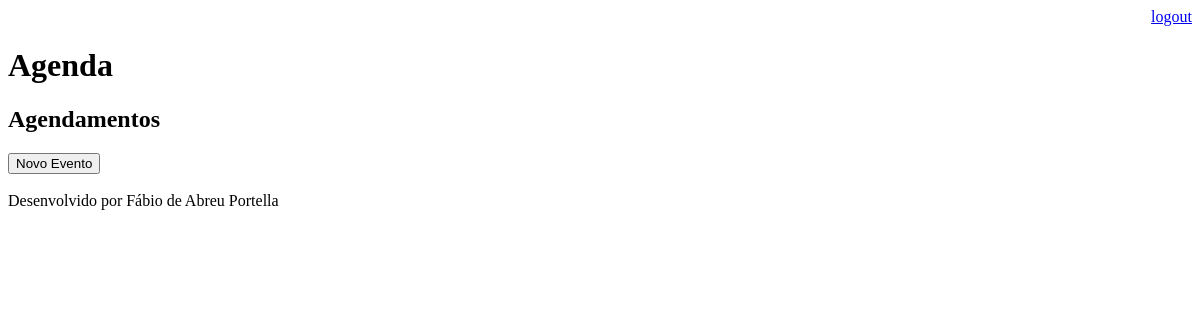
The page /agenda/ (signed in) on the database as committed earlier.
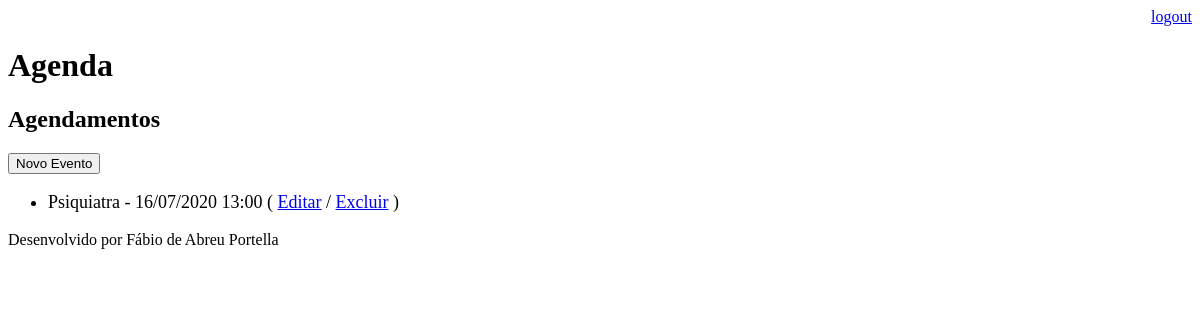
The same page on the database as committed later.
### core/models.py (models this page shows, shortened)
class Evento(models.Model):
    titulo = models.CharField(max_length=100)
    descricao = models.TextField(blank=True, null=True)
    data_evento = models.DateTimeField(verbose_name='Data do Evento')
    data_criacao = models.DateTimeField(auto_now=True)
    usuario = models.ForeignKey(User, on_delete=models.CASCADE)
    class Meta:
        db_table = 'evento'
    def get_data_evento(self):
        return self.data_evento.strftime('%d/%m/%Y %H:%M')
    def get_evento_atrasado(self):
        if self.data_evento < datetime.now():
            return True
        else:
            return False

### core/views.py (the view)
# urls.py: path('agenda/', views.lista_eventos),
@login_required(login_url='/login/')
def lista_eventos(request):
    usuario = request.user
    data_atual = datetime.now() - timedelta(hours=1)
    evento = Evento.objects.filter(usuario = usuario,
                                   data_evento__gt = data_atual)  ## __gt -> maior que _lt -> menor que
    dados = {'eventos':evento}
    return render(request, 'agenda.html', dados)

### templates/agenda.html
    {% extends "model-page.html" %}
    {% block content %}
    <h2>Agendamentos</h2>
    <a href="evento">
       <button type="button">Novo Evento</button>
    </a>
    <ul style="font-size: 18px">
        {% for evento in eventos %}
            <li>
                <div style= {% if evento.get_evento_atrasado %} "color:red" {% endif %}>
                    {{ evento.titulo }} - {{ evento.get_data_evento }}
                    ( <a href="evento/?id={{ evento.id }}">Editar</a>
                    / <a href="evento/delete/{{ evento.id }}/">Excluir</a> )
                </div>
            </li>
        {% endfor %}
    </ul>
    {% endblock %}

Rows that differ between the two databases and show on the page:
added Evento: titulo "Psiquiatra", get_data_evento "16/07/2020 13:00"
